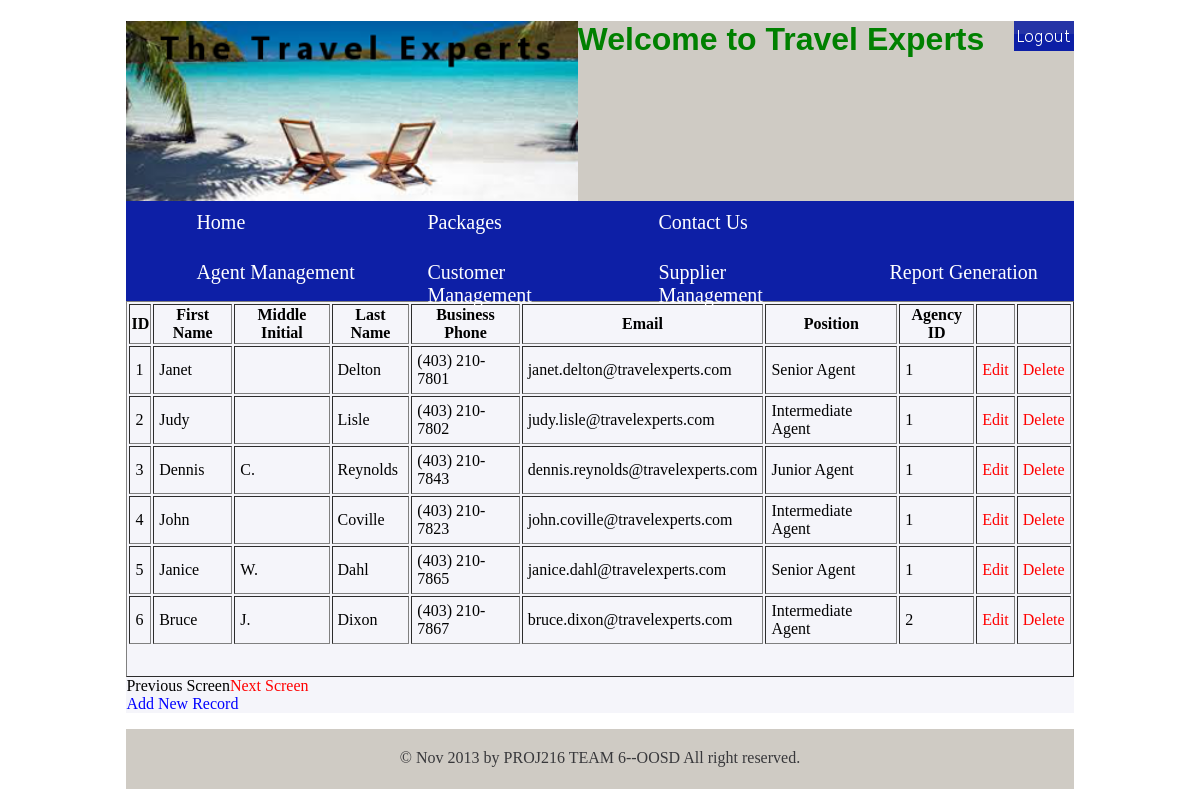
The app's page /agentmanagement.php (signed in) with its own data.
### tables this page shows
CREATE TABLE `Agents`
(`AgentId` INT NOT NULL AUTO_INCREMENT, 
`AgtFirstName` VARCHAR(20) NULL, 
`AgtMiddleInitial` VARCHAR(5) NULL, 
`AgtLastName` VARCHAR(20) NULL, 
`AgtBusPhone` VARCHAR(20) NULL, 
`AgtEmail` VARCHAR(50) NULL, 
`AgtPosition` VARCHAR(20) NULL, 
`AgencyId` INT NULL, 
PRIMARY KEY(`AgentId`)) ENGINE InnoDB;

### agentmanagement.php (the view, shortened to what this page needs)
<!DOCTYPE html>
<html>
<head>
	<link href="./css/bk.css" rel="stylesheet" type="text/css">
</head>
<body>
	<div id="wrap">
<?php
	include_once("header.php");
?>
<div id="content">
<?php
	if (isset($_SESSION['login']) && $_SESSION['login']=='agent') {
		$perpage = 6;
		$start = (isset($_GET['idpage'])) ? $_GET['idpage'] : 0;
		$TotalRec = mysql_result(mysql_query("SELECT COUNT(*) FROM agents"), 0);
		$sql_str="SELECT * FROM agents LIMIT $start, $perpage;";
		$result=mysql_query($sql_str) or die(mysql_error());
		if (mysql_num_rows($result) > 0) {
?>
	<table border='1'>
	<tr>
		<th>ID</th>
		<th>First Name</th>
		<th>Middle Initial</th>
		<th>Last Name</th>
		<th>Business Phone</th>
		<th>Email</th>
		<th>Position</th>
		<th>Agency ID</th>
		<th></th>
		<th></th>
	</tr>
<?php
			while ($row=mysql_fetch_assoc($result)){
				echo "<tr>";
				foreach ($row as $key=>$value)
				{
					echo "<td>";
					echo $value;
					echo "</td>";
				}
				echo "<td><a style='color:red;' href='agentrecord.php?id=" . $row['AgentId'] . "'>Edit</a></td>";
				echo "<td><a style='color:red;' href='agentdelete.php?id=" . $row['AgentId'] . "'>Delete</a></td>";
				echo "</tr>";
			}
			echo "</table>";
		}
		if($start == 0) {
		  echo "Previous Screen";
		}
		else	{
		  echo "<a style='color:red;' href='agentmanagement.php?idpage=".($start - $perpage)."'>Previous Screen</a> ";
		}
		if(($start + $perpage) >= $TotalRec)	{
		  echo "Next Screen";
		}
		else	{
		  echo "<a style='color:red;' href='agentmanagement.php?idpage=".($start + $perpage)."'>Next Screen</a> ";
		}
		echo "<br> <a style='color:blue;' href='agentrecord.php'>Add New Record</a>";
	}
?>
</div>
<?php
	include_once("footer.php");
?>
		</div>
	</body>
</html>

### css/bk.css (style rules this page uses)
#wrap { width: 80%; margin: auto; }
#content { height: auto; background: #F5F5FA; }
a { color: #FFFFFF; text-decoration: none; }
table { background-color:#F5F5FA; width:100%; padding-bottom:30px; }
td { padding:5px; }

### records on screen
agents: AgentId "1", AgtFirstName "Janet", AgtLastName "Delton", AgtBusPhone "(403) 210-7801", AgtEmail "janet.delton@travelexperts.com", AgtPosition "Senior Agent", AgencyId "1"
agents: AgentId "2", AgtFirstName "Judy", AgtLastName "Lisle", AgtBusPhone "(403) 210-7802", AgtEmail "judy.lisle@travelexperts.com", AgtPosition "Intermediate Agent", AgencyId "1"
agents: AgentId "3", AgtFirstName "Dennis", AgtMiddleInitial "C.", AgtLastName "Reynolds", AgtBusPhone "(403) 210-7843", AgtEmail "dennis.reynolds@travelexperts.com", AgtPosition "Junior Agent", AgencyId "1"
agents: AgentId "4", AgtFirstName "John", AgtLastName "Coville", AgtBusPhone "(403) 210-7823", AgtEmail "john.coville@travelexperts.com", AgtPosition "Intermediate Agent", AgencyId "1"
agents: AgentId "5", AgtFirstName "Janice", AgtMiddleInitial "W.", AgtLastName "Dahl", AgtBusPhone "(403) 210-7865", AgtEmail "janice.dahl@travelexperts.com", AgtPosition "Senior Agent", AgencyId "1"
agents: AgentId "6", AgtFirstName "Bruce", AgtMiddleInitial "J.", AgtLastName "Dixon", AgtBusPhone "(403) 210-7867", AgtEmail "bruce.dixon@travelexperts.com", AgtPosition "Intermediate Agent", AgencyId "2"
